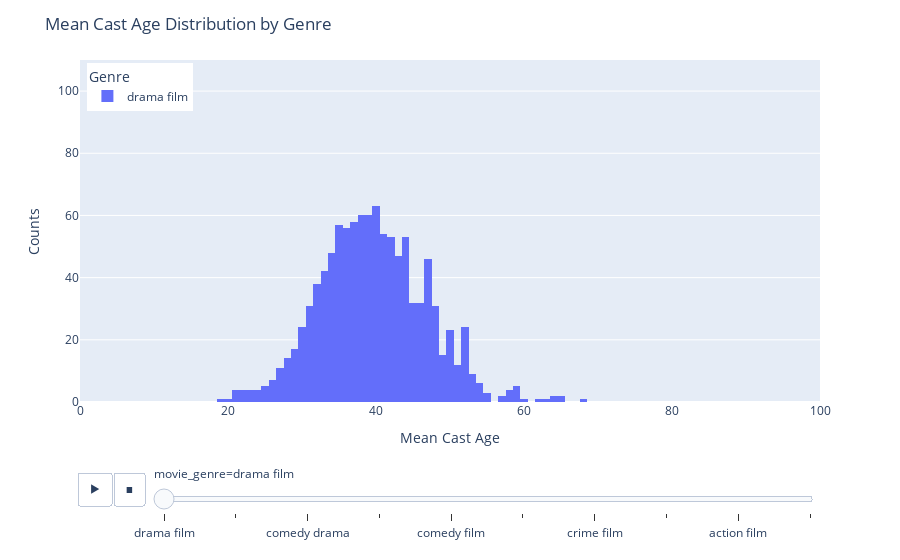

Notebook code for this chart:
### Code cell
p = px.histogram(
    analysis_df, x='mean_cast_age', animation_frame='movie_genre', range_x=[0, 100],
    color='movie_genre', range_y=[0, 110]
    )
p.update_layout(
    title='Mean Cast Age Distribution by Genre',
    xaxis_title='Mean Cast Age',
    yaxis_title='Counts',
    legend_title='Genre',
    legend=dict(
    yanchor="top",
    y=0.99,
    xanchor="left",
    x=0.01
)
)

p.show()

### Figure 1 — Plotly figure (JSON) as saved in the notebook; plotly's stock layout.template omitted (floating-point values rounded to 4 significant figures; data arrays with more than 128 entries replaced by an {"elided": "..."} marker saying what was removed)
{"data": [{"alignmentgroup": "True", "bingroup": "x", "hovertemplate": "movie_genre=drama film<br>mean_cast_age=%{x}<br>count=%{y}<extra></extra>", "legendgroup": "drama film", "marker": {"color": "#636efa", "pattern": {"shape": ""}}, "name": "drama film", "offsetgroup": "drama film", "orientation": "v", "showlegend": true, "type": "histogram", "x": {"elided": "1068 float values"}, "xaxis": "x", "yaxis": "y"}], "layout": {"barmode": "relative", "legend": {"title": {"text": "Genre"}, "tracegroupgap": 0, "x": 0.01, "xanchor": "left", "y": 0.99, "yanchor": "top"}, "margin": {"t": 60}, "sliders": [{"active": 0, "currentvalue": {"prefix": "movie_genre="}, "len": 0.9, "pad": {"b": 10, "t": 60}, "steps": [{"args": [["drama film"], {"frame": {"duration": 0, "redraw": true}, "fromcurrent": true, "mode": "immediate", "transition": {"duration": 0, "easing": "linear"}}], "label": "drama film", "method": "animate"}, {"args": [["romance film"], {"frame": {"duration": 0, "redraw": true}, "fromcurrent": true, "mode": "immediate", "transition": {"duration": 0, "easing": "linear"}}], "label": "romance film", "method": "animate"}, {"args": [["comedy drama"], {"frame": {"duration": 0, "redraw": true}, "fromcurrent": true, "mode": "immediate", "transition": {"duration": 0, "easing": "linear"}}], "label": "comedy drama", "method": "animate"}, {"args": [["romantic comedy"], {"frame": {"duration": 0, "redraw": true}, "fromcurrent": true, "mode": "immediate", "transition": {"duration": 0, "easing": "linear"}}], "label": "romantic comedy", "method": "animate"}, {"args": [["comedy film"], {"frame": {"duration": 0, "redraw": true}, "fromcurrent": true, "mode": "immediate", "transition": {"duration": 0, "easing": "linear"}}], "label": "comedy film", "method": "animate"}, {"args": [["horror film"], {"frame": {"duration": 0, "redraw": true}, "fromcurrent": true, "mode": "immediate", "transition": {"duration": 0, "easing": "linear"}}], "label": "horror film", "method": "animate"}, {"args": [["crime film"], {"frame": {"duration": 0, "redraw": true}, "fromcurrent": true, "mode": "immediate", "transition": {"duration": 0, "easing": "linear"}}], "label": "crime film", "method": "animate"}, {"args": [["biographical film"], {"frame": {"duration": 0, "redraw": true}, "fromcurrent": true, "mode": "immediate", "transition": {"duration": 0, "easing": "linear"}}], "label": "biographical film", "method": "animate"}, {"args": [["action film"], {"frame": {"duration": 0, "redraw": true}, "fromcurrent": true, "mode": "immediate", "transition": {"duration": 0, "easing": "linear"}}], "label": "action film", "method": "animate"}, {"args": [["science fiction film"], {"frame": {"duration": 0, "redraw": true}, "fromcurrent": true, "mode": "immediate", "transition": {"duration": 0, "easing": "linear"}}], "label": "science fiction film", "method": "animate"}], "x": 0.1, "xanchor": "left", "y": 0, "yanchor": "top"}], "title": {"text": "Mean Cast Age Distribution by Genre"}, "updatemenus": [{"buttons": [{"args": [null, {"frame": {"duration": 500, "redraw": true}, "fromcurrent": true, "mode": "immediate", "transition": {"duration": 500, "easing": "linear"}}], "label": "&#9654;", "method": "animate"}, {"args": [[null], {"frame": {"duration": 0, "redraw": true}, "fromcurrent": true, "mode": "immediate", "transition": {"duration": 0, "easing": "linear"}}], "label": "&#9724;", "method": "animate"}], "direction": "left", "pad": {"r": 10, "t": 70}, "showactive": false, "type": "buttons", "x": 0.1, "xanchor": "right", "y": 0, "yanchor": "top"}], "xaxis": {"anchor": "y", "domain": [0, 1], "range": [0, 100], "title": {"text": "Mean Cast Age"}}, "yaxis": {"anchor": "x", "domain": [0, 1], "range": [0, 110], "title": {"text": "Counts"}}}}
